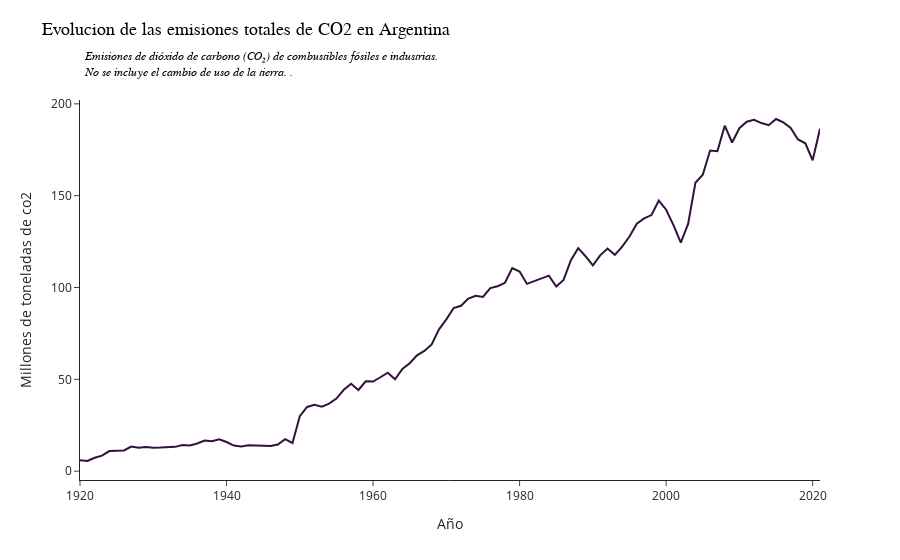

This figure's notebook cell:
### Markdown cell above
**Como evolucionaron en el tiempo las emisiones de co2 de Argentina?**

La variable co2 nos brinda este dato, expresada en millones de ton de CO2. Como vemos, las emisiones de co2 no pararon de crecer desde el incio de la serie, sin embargo vemos un maximo que se alcanza antes de la pandemia. El dato pos pandemia aun no logra sobrepasar las emisiones pre pandemia.

### Code cell
import plotly.express as px

fig = px.line(grafico3, x='year', y='co2', title='Evolucion de las emisiones totales de CO2 en Argentina',
                 color_discrete_sequence= my_colors, template="simple_white")

fig.update_xaxes(title_text='Año')
fig.update_yaxes(title_text='Millones de toneladas de co2')
fig.update_layout(annotations=[
        dict(
            x=0,
            y=1.05,
            showarrow=False,
            text="<i style='font-size:12px;'> Emisiones de dióxido de carbono (CO₂) de combustibles fósiles e industrias. <br> No se incluye el cambio de uso de la tierra. .</i>",
            xref='paper',
            yref='paper',
            font= {'size': 12, 'color': 'black', 'family': 'Arial'},
            xanchor='left',
            yanchor='bottom',
            align='left'
        )
    ],
    title={
        'text': "Evolucion de las emisiones totales de CO2 en Argentina",
        'y':0.96,
        'x':0.5,
        'xanchor': 'right',
        'yanchor': 'top',
        'font': {'size': 18, 'color': '#000000', 'family': 'Arial'}
    },
    template='simple_white'
)

fig.show()

### Figure 1 — Plotly figure (JSON) as saved in the notebook; plotly's stock layout.template omitted (floating-point values rounded to 4 significant figures)
{"data": [{"hovertemplate": "year=%{x}<br>co2=%{y}<extra></extra>", "legendgroup": "", "line": {"color": "#30123b", "dash": "solid"}, "marker": {"symbol": "circle"}, "mode": "lines", "name": "", "orientation": "v", "showlegend": false, "type": "scatter", "x": ["1920-01-01T00:00:00", "1921-01-01T00:00:00", "1922-01-01T00:00:00", "1923-01-01T00:00:00", "1924-01-01T00:00:00", "1925-01-01T00:00:00", "1926-01-01T00:00:00", "1927-01-01T00:00:00", "1928-01-01T00:00:00", "1929-01-01T00:00:00", "1930-01-01T00:00:00", "1931-01-01T00:00:00", "1932-01-01T00:00:00", "1933-01-01T00:00:00", "1934-01-01T00:00:00", "1935-01-01T00:00:00", "1936-01-01T00:00:00", "1937-01-01T00:00:00", "1938-01-01T00:00:00", "1939-01-01T00:00:00", "1940-01-01T00:00:00", "1941-01-01T00:00:00", "1942-01-01T00:00:00", "1943-01-01T00:00:00", "1944-01-01T00:00:00", "1945-01-01T00:00:00", "1946-01-01T00:00:00", "1947-01-01T00:00:00", "1948-01-01T00:00:00", "1949-01-01T00:00:00", "1950-01-01T00:00:00", "1951-01-01T00:00:00", "1952-01-01T00:00:00", "1953-01-01T00:00:00", "1954-01-01T00:00:00", "1955-01-01T00:00:00", "1956-01-01T00:00:00", "1957-01-01T00:00:00", "1958-01-01T00:00:00", "1959-01-01T00:00:00", "1960-01-01T00:00:00", "1961-01-01T00:00:00", "1962-01-01T00:00:00", "1963-01-01T00:00:00", "1964-01-01T00:00:00", "1965-01-01T00:00:00", "1966-01-01T00:00:00", "1967-01-01T00:00:00", "1968-01-01T00:00:00", "1969-01-01T00:00:00", "1970-01-01T00:00:00", "1971-01-01T00:00:00", "1972-01-01T00:00:00", "1973-01-01T00:00:00", "1974-01-01T00:00:00", "1975-01-01T00:00:00", "1976-01-01T00:00:00", "1977-01-01T00:00:00", "1978-01-01T00:00:00", "1979-01-01T00:00:00", "1980-01-01T00:00:00", "1981-01-01T00:00:00", "1982-01-01T00:00:00", "1983-01-01T00:00:00", "1984-01-01T00:00:00", "1985-01-01T00:00:00", "1986-01-01T00:00:00", "1987-01-01T00:00:00", "1988-01-01T00:00:00", "1989-01-01T00:00:00", "1990-01-01T00:00:00", "1991-01-01T00:00:00", "1992-01-01T00:00:00", "1993-01-01T00:00:00", "1994-01-01T00:00:00", "1995-01-01T00:00:00", "1996-01-01T00:00:00", "1997-01-01T00:00:00", "1998-01-01T00:00:00", "1999-01-01T00:00:00", "2000-01-01T00:00:00", "2001-01-01T00:00:00", "2002-01-01T00:00:00", "2003-01-01T00:00:00", "2004-01-01T00:00:00", "2005-01-01T00:00:00", "2006-01-01T00:00:00", "2007-01-01T00:00:00", "2008-01-01T00:00:00", "2009-01-01T00:00:00", "2010-01-01T00:00:00", "2011-01-01T00:00:00", "2012-01-01T00:00:00", "2013-01-01T00:00:00", "2014-01-01T00:00:00", "2015-01-01T00:00:00", "2016-01-01T00:00:00", "2017-01-01T00:00:00", "2018-01-01T00:00:00", "2019-01-01T00:00:00", "2020-01-01T00:00:00", "2021-01-01T00:00:00"], "xaxis": "x", "y": [5.892, 5.54, 7.299, 8.446, 10.96, 11.24, 11.26, 13.37, 12.74, 13.13, 12.77, 12.84, 13.1, 13.23, 14.24, 14.0, 15.1, 16.71, 16.35, 17.38, 15.86, 13.94, 13.48, 14.08, 13.95, 13.67, 13.7, 14.52, 17.39, 15.37, 29.92, 34.96, 36.09, 35.13, 36.75, 39.56, 44.3, 47.61, 44.19, 48.95, 48.76, 51.13, 53.64, 50.03, 55.67, 58.8, 63.07, 65.48, 69.01, 77.25, 82.65, 88.85, 90.07, 93.98, 95.48, 94.85, 99.7, 100.7, 102.6, 110.6, 108.7, 102.0, 103.4, 105.1, 106.5, 100.5, 104.2, 114.9, 121.4, 117.0, 112.1, 117.5, 121.2, 117.8, 122.2, 127.8, 134.8, 137.6, 139.5, 147.3, 142.4, 134.0, 124.4, 134.6, 157.0, 161.4, 174.6, 174.2, 188.1, 178.9, 186.7, 190.3, 191.3, 189.5, 188.4, 191.7, 189.9, 186.9, 180.6, 178.5, 169.3, 186.4], "yaxis": "y"}], "layout": {"annotations": [{"align": "left", "font": {"color": "black", "family": "Arial", "size": 12}, "showarrow": false, "text": "<i style='font-size:12px;'> Emisiones de dióxido de carbono (CO₂) de combustibles fósiles e industrias. <br> No se incluye el cambio de uso de la tierra. .</i>", "x": 0, "xanchor": "left", "xref": "paper", "y": 1.05, "yanchor": "bottom", "yref": "paper"}], "legend": {"tracegroupgap": 0}, "title": {"font": {"color": "#000000", "family": "Arial", "size": 18}, "text": "Evolucion de las emisiones totales de CO2 en Argentina", "x": 0.5, "xanchor": "right", "y": 0.96, "yanchor": "top"}, "xaxis": {"anchor": "y", "domain": [0, 1], "title": {"text": "Año"}}, "yaxis": {"anchor": "x", "domain": [0, 1], "title": {"text": "Millones de toneladas de co2"}}}}
